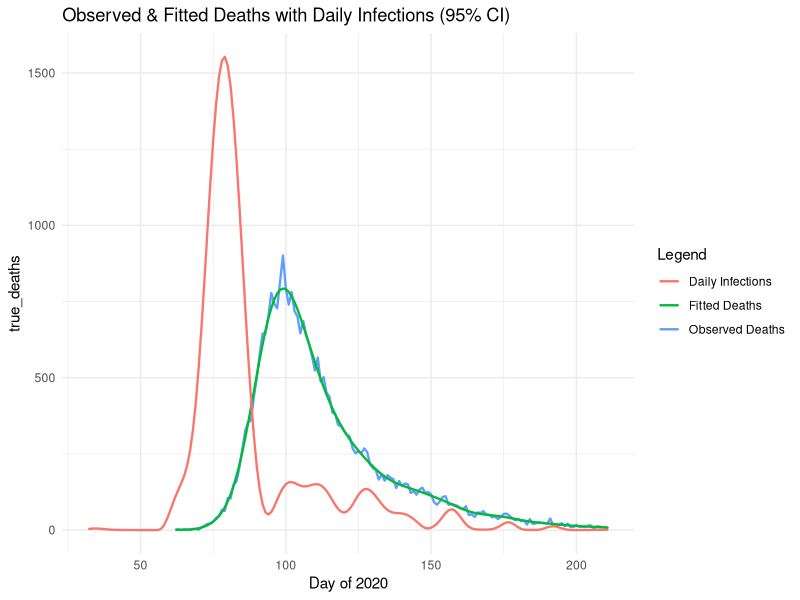
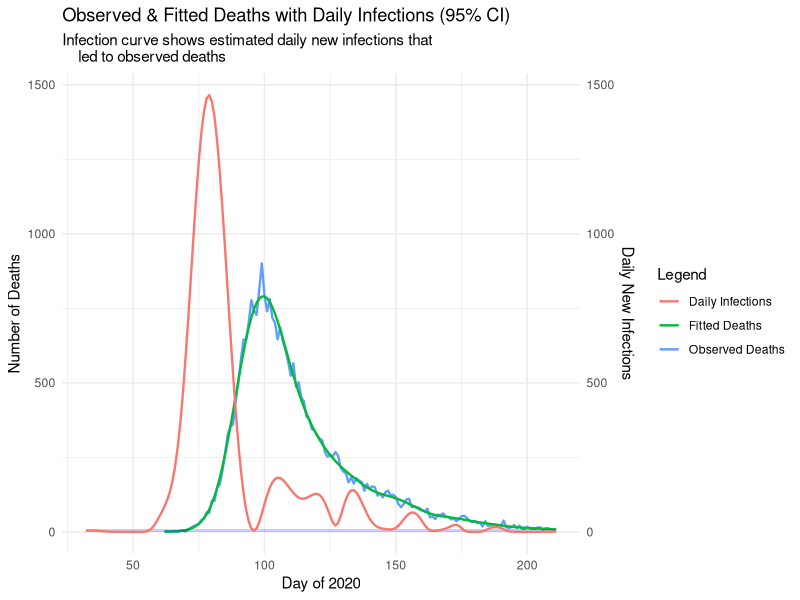

These charts were generated, in order, by the following R code:
# Jackson Cramer (s2274544), Maximillian McCourt (s2145762), Natalia Montalvo Cabornero (s1969053)

# Our group worked collaboratively on the development and optimisation of all exercises.
# Although tasks were divided among us, we maintained a balanced workload through 
# regular code reviews, debugging sessions, and problem-solving meetings.
# Jackson focused ---
# Max focused on ---
# Natalia focused on ---

# Link to github repo: https://github.com/mhmc0808/ESP_GroupWorks.git
# Note about github repo: Our group used the same repo for the other projects.
# The code for project 3 can be found in the GW3 folder, and is titled proj3.r

######### GENERAL DESCRIPTION #########

# This project implements a smooth deconvolution to estimate the daily COVID-19 
# infections from observed death data. The model reconstructs the infection 
# trajectory by deconvolving death counts with a delay distribution from infection
# to death. 

#install.packages("ggplot2")


#setwd("C:/Users/Max McCourt/OneDrive/Documents/Master's Year/Semester 1/ESP/Group Works/GW3")
library(splines)
library(ggplot2)
data <- read.table("engcov.txt")



set.seed(3)  # remove

######### MODEL SET UP ##########

# Define the matrices and components of the deconvolution model, the function 
# evaluate_matrices() creates: B-spline basis matrix, Convolution matrix (X)  
# that maps infections to deaths via delay distribution and Penalty matrix (S) 
# for smoothing. 

evaluate_matrices <- function(data, k = 80, edur = 3.151, sdur = 0.469, lower_bound, 
                              upper_bound, f_seq) {
  
  # Inputs;
  #   k - number of B-spline basis functions
  #   edur - log(mean) time from infection to death
  #   sdur - log(standard deviation) time from infection to death
  
  # Create penalty matrix S
  S <- crossprod(diff(diag(k), diff=2))
  
  # Create the k+4 knots for B-splines
  # Sequence of k+4 evenly spaced knots
  middle_seq_length <- k-2
  middle_seq <- seq(lower_bound, upper_bound, length.out = middle_seq_length)
  
  # Step size for handling remaining knots
  step <- middle_seq[2] - middle_seq[1]
  
  # Knots sequence
  knots <- c(
    seq(to = min(middle_seq) - step, by = step, length.out = 3),  # 3 knots below
    middle_seq,                                                   # middle sequence
    seq(from = max(middle_seq) + step, by = step, length.out = 3) # 3 knots above
  )
  
  # Create X_tilde: B-spline basis matrix for infection function f(t)
  X_tilde <- splineDesign(knots, f_seq)
  
  # Delay distribution from infection to death (pd)
  d <- 1:k
  pd <- dlnorm(d, edur, sdur)
  pd <- pd / sum(pd)      # normalise the sum to 1
  
  n <- length(data$date)  # number of death days
  m <- length(pd)         # maximum of days to consider    
  r <- nrow(X_tilde)      # number of infection days
  
  # Build weight matrix W for convolution
  # W[i, t] = pd[30 + i - t] if in valid range, 0 otherwise
  W <- matrix(0, n, r)
  
  for (i in 1:n) {
    idxs <- (30 + i - (1:m))              # indices for 30 day lag
    valid <- which(idxs > 0 & idxs <= r)  # keep indices in valid range
    # take i-th row of W at valid indexes to be pd of valid index
    W[i, idxs[valid]] <- pd[1:length(valid)]
  }
  
  # Convolution matrix X maps infections to expected deaths
  X <- W %*% X_tilde
  
  return(list(X_tilde=X_tilde,S=S,X=X))
}

## --- Generate model matrices --- ##

# Days of infection, extending the sequence 30 days before the first observed death
lower_bound <- min(data$julian) - 30
upper_bound <- max(data$julian)
f_seq <- seq(lower_bound, upper_bound, by=1)

model_matrices <- evaluate_matrices(data,lower_bound=lower_bound, 
                                    upper_bound=upper_bound, f_seq=f_seq)
X <- model_matrices$X
X_tilde <- model_matrices$X_tilde
S <- model_matrices$S



######### PENALISED NEGATIVE LOG-LIKELIHOOD FUNCTIONS ##########

# We are going to fit the model using a penalised Poisson likelihood with a 
# positive constraint

## --- Penalised negative log-likelihood --- ##
pnll <- function(y, gamma, X, S, lambda) {
  
  # Inputs:
  #   y - vector of observed deaths
  #   gamma - vector of transformed parameters: beta = exp(gamma) to ensure 
  #           positive coefficients for the B-spline basis
  #   X - convolution matrix
  #   S - penalty matrix
  #   lambda - smoothing parameter

  B <- exp(gamma)               # transformation of coefficients
  mu <- X %*% B                 # expected deaths                                # MAX: Is pmax() a safety net in case X %*% B has negative results? I checked our values and this should be impossible given properties of X and B, so maybe we should get rid of it? May look like we don't understand our variables (or like ChatGPT wrote it)
  
  # Smoothing penalty term
  penalty <- 1/2*lambda * sum(B * (S %*% B))     # OPTIMISED VERSION
  
  # Poisson log likelihood 
  ll_pois <- sum(y*log(mu) - mu)                                                 # MAX: INSTRUCTIONS SAY WE CAN DROP LFACTORIAL HERE AS PARAMETER IS INDEPENDENT OF IT (says in footer page 2)
  
  # Penalised negative log likelihood
  pnll <- -ll_pois + penalty
  return(pnll)
}

## --- Gradient of penalized negative log-likelihood --- ##
pnll_grad <- function(y, gamma, X, S, lambda){
  
  # Inputs:
  #   y - vector of observed deaths
  #   gamma - vector of transformed parameters: beta = exp(gamma) to ensure 
  #           positive coefficients for the B-spline basis
  #   X - convolution matrix
  #   S - penalty matrix
  #   lambda - smoothing parameter
  
  B <- exp(gamma)                     # transform to original scale
  mu <- X %*% B                       # expected deaths                          # MAX: Is pmax() a safety net in case X %*% B has negative results? I checked our values and this should be impossible given properties of X and B, so maybe we should get rid of it? May look like we don't understand our variables (or like ChatGPT wrote it)
  
  # Gradient of log-likelihood: dl/dgamma = colsums of diag(y_i/mu_i - 1)*X*diag(B)
  F_value <- diag(as.vector(y/mu - 1)) %*% X %*% diag(B)            
  ll_pois_grad <- colSums(F_value)
  
  # Smoothness penalty gradient
  penalty_grad <- lambda * (S %*% B) * B    # OPTIMISED
  
  # Derivative of penalised negative log likelihood
  pnll_grad <- - ll_pois_grad + penalty_grad
  
  return(pnll_grad)
}


## --- Test functions --- ##
y <- data$deaths
lambda <- 5e-5                                                                   # MAX: Changed 5*10^-5 to 5e-5 for consistency and ease of reading
k <- 80
gamma <- rep(0,k)
pnll(y, gamma, X, S, lambda)
pnll_grad(y, gamma, X, S, lambda)


## --- Gradient validation uing finite differences--- ##

th0 <- gamma                   # test paramater vector
fd <- numeric(length(th0))     # vector to store the approximation

# Penalised negative log-likelihood at th0
nll0 <- pnll(y = y, gamma = th0, X = X, S = S, lambda = lambda) 

eps <- 1e-7                    # perturbation size

# Loop over each parameter
for (i in 1:length(th0)) { 
  th1 <- th0
  th1[i] <- th1[i] + eps
  # Pnll at that perturbed parameter
  nll1 <- pnll(y = y, gamma = th1, X = X, S = S, lambda = lambda)
  # Approximate the partial derivative with the finite difference
  fd[i] <- (nll1 - nll0) / eps
}

# Find analytic gradient at th0
grad_test <- pnll_grad(y = y, gamma = th0, X = X, S = S, lambda = lambda)

# Finite-difference vs analytic gradient
cbind(fd, grad_test) 

# Maximum absolute difference 
max_diff <- max(abs(grad_test-fd)) 
print(paste("Maximum gradient difference:", round(max_diff,8)))
#  0.00027709



######### INITIAL MODEL FITTING ##########

# Fit model using BFGS with initial lambda for sanity check.
# This provides a preliminary fit to verify the model is working correctly
# before proceeding with smoothing parameter selection.


fit <- optim(par = gamma,         # initial parameter values                     # MAX (OTHER NOTES): Chat says this could be a little better with "control = list(maxit = 1000, reltol = 1e-8)" arguments
             fn = pnll,           # penalized negative log-likelihood
             gr = pnll_grad,      # gradient function for efficient optimization
             y = y,               # observed death counts
             X = X,               # convolution matrix
             S = S,               # penalty matrix
             lambda = lambda,     # initial smoothing parameter
             method = "BFGS")     # Optimization method 

# Extract estimated parameters after optimization
gamma_hat <- fit$par
B_hat <- exp(gamma_hat)           # transform to original scale

# Compute fitted deaths and fitted infections
fitted_deaths <- as.vector(X %*% B_hat)
fitted_infections <- as.vector(X_tilde %*% B_hat)


# Compare with actual data
true_deaths <- data$deaths        # actual deaths from data set
day_of_2020 <- data$julian

# Create data frame for plotting
plot_df <- data.frame(
  day = day_of_2020,
  true_deaths = true_deaths,
  fitted_deaths = fitted_deaths)

# Comparison plot: observed vs fitted deaths
initial_plot <- ggplot() +
  # True deaths
  geom_line(aes(x = day_of_2020, y = true_deaths, color = "Observed Deaths"), linewidth = 0.8) +
  # Fitted deaths
  geom_line(aes(x = day_of_2020, y = fitted_deaths, color = "Fitted Deaths"), linewidth = 0.8) +
  geom_line(aes(x = f_seq, y = fitted_infections, color = "Daily Infections"), linewidth = 0.8) +
  # Secondary axis
  #scale_y_continuous(
  #  name = "Number of Deaths",
  #  sec.axis = sec_axis(~ ., name = "Daily New Infections")
  #) +
  labs(
    x = "Day of 2020",
    color = "Legend",
    title = "Observed & Fitted Deaths with Daily Infections (95% CI)"
  ) +
  theme_minimal()

initial_plot

######### SMOOTHING PARAMETER SELECTION ##########

n <- length(y)                       # number of observations

# Function to compute the Poisson log-likelihood for BIC calculation
ll <- function(y, beta_hat, X) {
  
  # Inputs:
  #   y - vector of observed death counts
  #   beta_hat - vector of estimated B-spline coefficients
  #   X - convolution design matrix
                                                                                 # MAX: WE DONT DROP LFACTORIAL(y) HERE AS ITS USED DIRECTLY IN GRIDSEARCH FOR DETERMINE VALUE
 
  # Expected deaths under current parameters
  mu <- X %*% beta_hat
  
  # Poisson log likelihood 
  ll_pois <- sum(y*log(mu) - mu - lfactorial(y))
  return(ll_pois)
}

# Define sequence of lambda values to test
log_lambda_seq <- seq(-13,-7,length=50)
lambda_seq <- exp(log_lambda_seq)    # transform to original scale

BIC <- numeric(length(lambda_seq))   # initialize BIC storage vector

Xt <- t(X)  # transpose of X to save some time in the loop

gamma_hat <- gamma
# Grid search over lambda values to find optimal smoothing parameter
for (i in seq_along(lambda_seq)){                                                # MAX: Changed seq() to seq_along() to make more robust (avoid seq taking from 1 to first element of lamdba_seq)
  
  # Current lambda value
  lambda <- lambda_seq[i]
  
  # Fit model with current lambda using BFGS optimization
  fit <- optim(par = gamma_hat,       # initial parameter values                 # MAX: Chat says we could use gamma_hat here instead to speed up grid search. If this is correct, we can save 10s of runtime!
               fn = pnll,             # penalized negative log-likelihood
               gr = pnll_grad,        # gradient function
               y = y,                 # observed death counts
               X = X,                 # convolution matrix
               S = S,                 # penalty matrix
               lambda = lambda,       # initial smoothing parameter
               method = "BFGS")       # Optimization method
            
  # Extract estimated parameters
  gamma_hat <- fit$par            # transform to original scale
  beta_par <- exp(gamma_hat)
  mu_hat <- as.vector(X %*% beta_par)
  
  # Weight vector
  w <- as.vector(y/(mu_hat^2)) # n vector 
  
  # Compute Hessian matrices:
  # H0: Hessian of log-likelihood (without penalty)
  H0 <- crossprod(X * sqrt(w))                                                   # MAX: Supposedly more efficient and saves memory when using crossprod instead (saves 0.6s over the entire gridsearch)
  
  #  H_lambda: Full Hessian (log-likelihood + penalty)
  H_lambda <- H0 + lambda * S
  
  ## Effective Degrees of Freedom (EDF) calculation
  R <- chol(H_lambda)
  H_invH0 <- backsolve(R, backsolve(R, H0, transpose = TRUE))
  EDF <- sum(diag(H_invH0))
  
  # Bayesian Information Criterion (BIC) calculation
  BIC[i] <- -2*ll(y, beta_par, X) + log(n)*EDF
}



# Find optimal lambda that minimizes BIC
BIC_min <- min(BIC)
BIC_min                                                                          # MAX: When I do it with gamma_hat, BIC changes from 1203 to 1199... so better? Is this okay? 
lambda_bic <- lambda_seq[which.min(BIC)]
lambda_bic




######### BOOTSTRAP UNCERTAINTY QUANTIFICATION #########
# For bootstrap resamples, each observation contributes proportionally to the
# weights of the Pnll and its gradient, so we need to modify both


# Weighted version of penalized negative log-likelihood for bootstrap
pnll_w <- function(y, gamma, X, S, lambda, w) {
  
  # Inputs:
  #   y - vector of observed deaths
  #   gamma - vector of transformed parameters: beta = exp(gamma) to ensure 
  #           positive coefficients for the B-spline basis
  #   X - convolution matrix
  #   S - penalty matrix
  #   lambda - smoothing parameter
  #   w - vector of bootstrap weights 
  
  B <- exp(gamma)               # transformation of coefficients
  mu <- X %*% B                 # expected deaths, avoiding zero                 # MAX: Is this a safety net in case X %*% B has negative results? I checked our values and this should be impossible given properties of X and B, so maybe we should get rid of it? May look like we don't understand our variables (or like ChatGPT wrote it)
  
  # Smoothing penalty term
  penalty <- 1/2*lambda* sum(B*(S %*% B))   # OPTIMISED VERSION

  # Weighted Poisson log-likelihood
  ll_pois <- sum(w * (y*log(mu) - mu))                                           # MAX: INSTRUCTIONS SAY WE CAN DROP LFACTORIAL HERE AS PARAMETER IS INDEPENDENT OF IT (says in footer page 2)
  
  # Penalized negative log-likelihood with weights
  pnll <- -ll_pois + penalty
  return(pnll)
}


# Weighted version of gradient function for bootstrap
pnll_grad_w <- function(y, gamma, X, S, lambda, w){
  
  # Inputs:
  #   y - vector of observed deaths
  #   gamma - vector of transformed parameters: beta = exp(gamma) to ensure 
  #           positive coefficients for the B-spline basis
  #   X - convolution matrix
  #   S - penalty matrix
  #   lambda - smoothing parameter
  #   w - vector of bootstrap weights 
  
  B <- exp(gamma)               # transform to original scale
  mu <- X %*% B                 # expected deaths                                # MAX: Is this a safety net in case X %*% B has negative results? I checked our values and this should be impossible given properties of X and B, so maybe we should get rid of it? May look like we don't understand our variables (or like ChatGPT wrote it)

  # Gradient of the weighted log-likelihood
  F_value <- diag(as.vector(w * (y/mu - 1))) %*% X %*% diag(B) 
  ll_pois_grad <- colSums(F_value)
  
  # Gradient of penalty
  penalty_grad <- lambda * (S %*% B) * B   # OPTIMISED VERSION
  
  # Penalised negative log likelihood
  pnll_grad <- -ll_pois_grad + penalty_grad
  return(pnll_grad)
}


# -- Bootstrap resampling and refitting


# Number of bootstrap replicates for uncertainty estimation
n_bootstrap <- 200

# Initialise empty matrix to store bootstrap replicates
#   Each column represents a different bootstrap sample
#   Each row represents f(t) at a specific time point across all bootstrap samples
f_hat_boot <- matrix(0, nrow = nrow(X_tilde), ncol = n_bootstrap)


for (b in 1:n_bootstrap) {
  
  # Generate bootstrap weights 
  wb <- tabulate(sample(n, replace = TRUE), n)
  
  # Fit penalized model using bootstrap weights
  fit_b <- optim(par = gamma,          # initial parameter values
               fn = pnll_w,            # weighted penalized negative log-likelihood
               gr = pnll_grad_w,       # gradient function for efficient optimization
               y = y,                  # observed death counts
               X = X,                  # convolution matrix
               S = S,                  # penalty matrix
               lambda = lambda_bic,    # initial smoothing parameter
               method = "BFGS",        # Quasi-Newton optimization method with gradient
               w = wb)                 # weights for this iteration

  # Extract fitted parameters from bootstrap sample
  gamma_b <- fit_b$par
  B_b <- exp(gamma_b)     # transform to original scale
  
  # Compute infection rate estimate for this bootstrap sample
  f_hat_boot[, b] <- X_tilde %*% B_b
}


######### FINAL VISUALIZATION AND RESULTS #########

## --- Summary statistics from the bootstrap distribution --- ##

# 95% Confidence intervals from bootstrap samples
f_hat_int <- apply(f_hat_boot, 1, quantile, probs = c(0.025, 0.975)) # 2.5% and 97.5% quantile                 # MAX: COMPILED LOWER AND UPPER BOUND INTO ONE CALL OF APPLY

# Re-fit infections with the optimal lambda selected using BIC
fit <- optim(par = gamma,            # initial parameter values  #### ??!! not sure about this gamma
             fn = pnll,            # weighted penalized negative log-likelihood
             gr = pnll_grad,       # gradient function for efficient optimization
             y = y,                  # observed death counts
             X = X,                  # convolution matrix
             S = S,                  # penalty matrix
             lambda = lambda_bic,    # initial smoothing parameter
             method = "BFGS")        # Optimization method 

# Optimised parameters
gamma_hat <- fit$par
B_hat <- exp(gamma_hat)   # transform to original scale

fitted_deaths <- as.vector(X %*% B_hat)                                          # MAX: ADDED THIS LINE IN. DON'T WE WANT TO RECOMPUTE FITTED_DEATHS NOW WITH LAMBDA BIC?

# Fitted infection curve using the optimised parameters
fitted_infections_optimized <- as.vector(X_tilde %*% B_hat)

## --- Final plot showing --- ##
#   Observed death data
#   Model with fitted deaths
#   Estimated infection curve

final_plot <- ggplot() +
  # True deaths
  geom_line(aes(x = day_of_2020, y = true_deaths, color = "Observed Deaths"), size = 0.8) +
  # Fitted deaths
  geom_line(aes(x = day_of_2020, y = fitted_deaths, color = "Fitted Deaths"), size = 0.8) +
  # Daily infection rate with 95% CI
  geom_ribbon(aes(x = f_seq, ymin = f_hat_int[1], ymax = f_hat_int[2]), fill = "blue", alpha = 0.2) +
  geom_line(aes(x = f_seq, y = fitted_infections_optimized, color = "Daily Infections"), size = 0.8) +
  # Secondary axis: rescale infections to match the main axis numerically
  scale_y_continuous(
    name = "Number of Deaths",
    sec.axis = sec_axis(~ ., name = "Daily New Infections")
  ) +
  labs(
    x = "Day of 2020",
    color = "Legend",
    title = "Observed & Fitted Deaths with Daily Infections (95% CI)",
    subtitle = "Infection curve shows estimated daily new infections that 
    led to observed deaths"
  ) +
  theme_minimal()

final_plot  # display final plot

# Interpretation:
# A we can see in the graph the close match between the observed and fitted deaths 
# demonstrates that our model successfully finds the mortality parameter in our data, 
# providing confidence in the model to reconstruct infection dinamics.
#
# The blue infection curve shows the estimated daily new infections that resulted in
# the observed deaths. We can clearly see the infection waves, showing when transmission
# was increasing or decreasing, like a big increase around day 75 and a big 
# decrease around day 85.
#
# The blue shaded region represents the 95% confidence interval around the infection
# estimates, derived from 200 bootstrap replicates. Wider intervals indicate greater
# uncertainty, particularly at the boundaries where data was limited.
# 
# The approximately 30-day horizontal shift that we assumed when creating the model
# between infection peaks and corresponding death peaks visually confirms the 
# lognormal delay distribution used in the model.
#
# The overall visualization demonstrates successful deconvolution, we have effectively
# recovered the unobserved infection trajectory from the observed death data using
# the known delay distribution and smoothness assumptions.


# Natalia's notes:
# - added a description for the project
# - added comments and descriptions for all the functions
# - added interpretation of final plot
# - changed some of the matrices multiplications for optimization
# - changed EFD calculation to chol decomp for a faster approach maybe? -- not sure if actually makes a difference
# - added some sanity checks so some our values cannot be zero to avoid crashes
# - we need to think/ask tutors how are we presenting the report because
#   actually the first 3 exercises are just steps for alter building the model with
#   the weights and the right lambda
# - changed last plot --> error when running jackson's plots
# - need to check if we can optimize lambda loop and bootstrap loop 
# My code runs in ~ 50 sec
